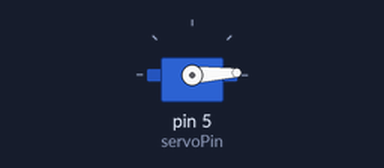
Bench run of a sketch on a simulated Arduino Uno, built with avr-gcc and run on an emulated ATmega328P. On the bench: servo.

Above: at 0.05 s.
At 1.3 s:
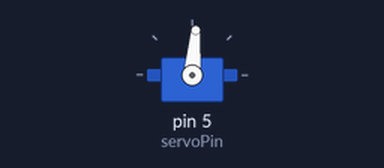
At 2.6 s:
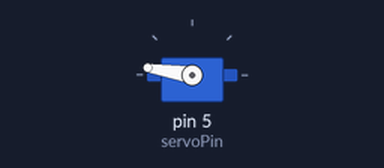
At 5.2 s:
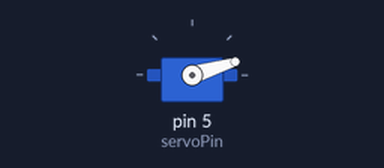
Timing chart, 0 to 7.1 s (numbered marks = the images above):
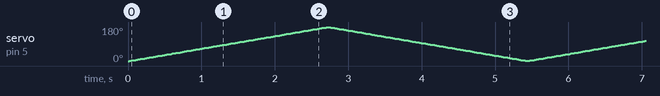

The sketch:

spectacular_wluff1__1_.ino
```cpp
#include <Servo.h>

int servoPin = 5;

Servo servo;

int angle = 0;

void setup()
{
  servo.attach(servoPin);
}


void loop()
{

  for(angle = 0; angle < 180; angle++)
  {
    servo.write(angle);
    delay(15);
  }

  for(angle = 180; angle > 0; angle--)
  {
    servo.write(angle);
    delay(15);
  }
}
```
